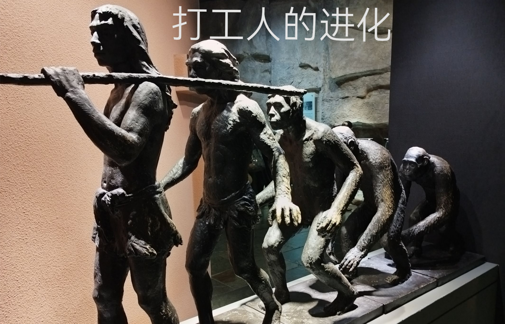
#> input picture 图片转化/待处理图片/屏幕截图 2024-11-26 153535.png, 505 x 324 px, found by its file name; its folder holds 2 pictures in this run
$ python test.py
#> lines starting #> are read from the running program, lines starting #| are printed output that depends on the picture
import os
from PIL import Image

# Define the source and target directories
source_folder = r"C:\Users\17978\Desktop\museum-master (2)\待处理图片"  # Replace with the folder containing your images
target_folder = r"C:\Users\17978\Desktop\museum-master (2)\处理后图片"  # Replace with the folder where processed images will be saved

# Create target folder if it doesn't exist
os.makedirs(target_folder, exist_ok=True)

# Define the target size
target_size = (930, 290)  # Replace with your desired width and height

# Loop through all images in the source folder
for filename in os.listdir(source_folder):
    if filename.lower().endswith(('.png', '.jpg', '.jpeg', '.bmp', '.gif')):
        # Open the image
        image_path = os.path.join(source_folder, filename)
        with Image.open(image_path) as img:
            # Resize the image to the target size
#> img is the input picture: PIL image 505x324 RGBA; mean R, G, B, A 97.1, 88.2, 81, 255
            resized_img = img.resize(target_size)
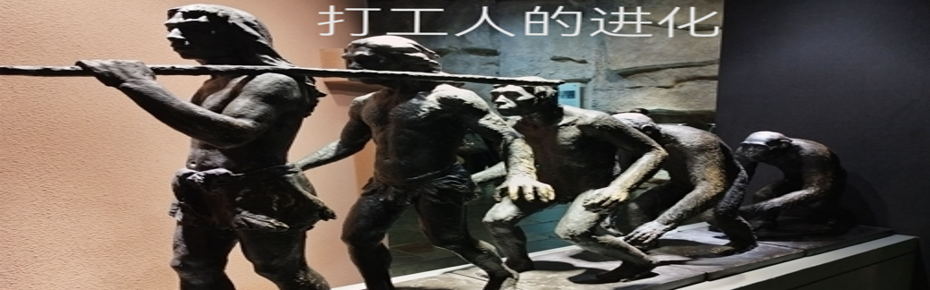
#> resized_img: PIL image 930x290 RGBA; mean R, G, B, A 97.1, 88.2, 81, 255

            # Save the processed image to the target folder
            output_path = os.path.join(target_folder, filename)
            resized_img.save(output_path)
#> pass 2 of the loop `for filename in os.listdir(source_folder):`:
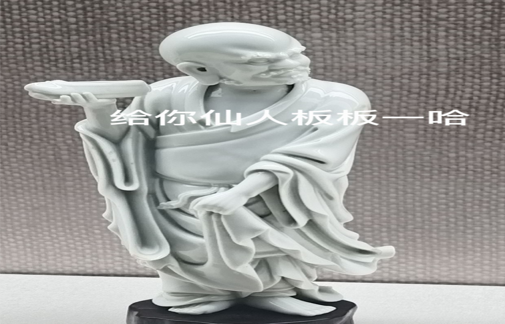
#> input picture 图片转化/待处理图片/屏幕截图 2024-11-26 153556.png, 505 x 324 px, found by its file name
#> img is the input picture: PIL image 505x324 RGBA; mean R, G, B, A 153.2, 152.6, 150, 255
#> `resized_img = img.resize(target_size)`:
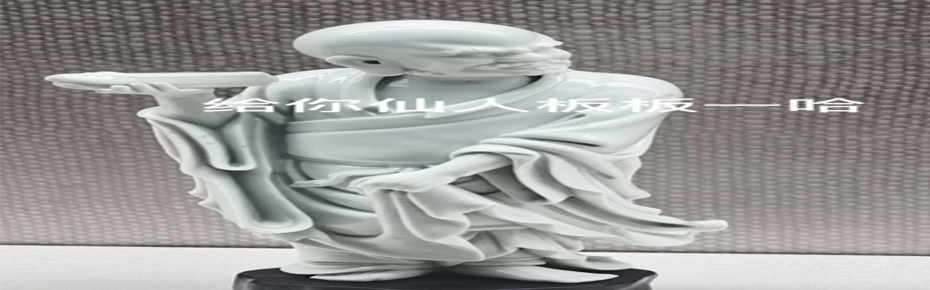
#> resized_img: PIL image 930x290 RGBA; mean R, G, B, A 153.2, 152.6, 150, 255

print(f"Images have been resized to {target_size} and saved in '{target_folder}'.")
